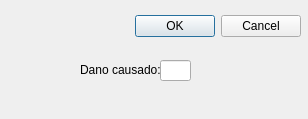
<?xml version="1.0" encoding="UTF-8"?>
<ui version="4.0">
 <class>Dialog</class>
 <widget class="QDialog" name="Dialog">
  <property name="geometry">
   <rect>
    <x>0</x>
    <y>0</y>
    <width>308</width>
    <height>119</height>
   </rect>
  </property>
  <property name="windowTitle">
   <string>Dialog</string>
  </property>
  <widget class="QDialogButtonBox" name="buttonBox">
   <property name="geometry">
    <rect>
     <x>100</x>
     <y>10</y>
     <width>201</width>
     <height>32</height>
    </rect>
   </property>
   <property name="orientation">
    <enum>Qt::Horizontal</enum>
   </property>
   <property name="standardButtons">
    <set>QDialogButtonBox::Cancel|QDialogButtonBox::Ok</set>
   </property>
  </widget>
  <widget class="QLineEdit" name="lineEdit">
   <property name="geometry">
    <rect>
     <x>160</x>
     <y>60</y>
     <width>31</width>
     <height>21</height>
    </rect>
   </property>
  </widget>
  <widget class="QLabel" name="label">
   <property name="geometry">
    <rect>
     <x>80</x>
     <y>60</y>
     <width>81</width>
     <height>20</height>
    </rect>
   </property>
   <property name="text">
    <string>Dano causado:</string>
   </property>
  </widget>
 </widget>
 <resources/>
 <connections>
  <connection>
   <sender>buttonBox</sender>
   <signal>accepted()</signal>
   <receiver>Dialog</receiver>
   <slot>accept()</slot>
   <hints>
    <hint type="sourcelabel">
     <x>300</x>
     <y>24</y>
    </hint>
    <hint type="destinationlabel">
     <x>157</x>
     <y>118</y>
    </hint>
   </hints>
  </connection>
  <connection>
   <sender>buttonBox</sender>
   <signal>rejected()</signal>
   <receiver>Dialog</receiver>
   <slot>reject()</slot>
   <hints>
    <hint type="sourcelabel">
     <x>300</x>
     <y>30</y>
    </hint>
    <hint type="destinationlabel">
     <x>286</x>
     <y>118</y>
    </hint>
   </hints>
  </connection>
 </connections>
</ui>
